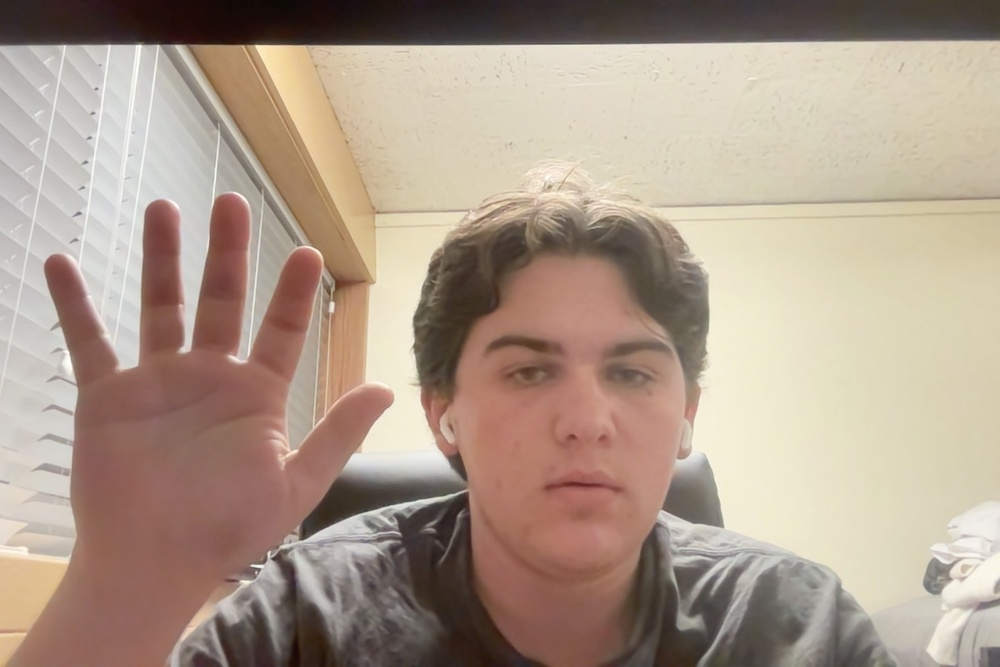
#> input picture test_img_2.jpg, 1000 x 667 px, shrunk from 1440 x 960 before the run
$ python edge_detection.py   (older library calls are emulated)
#> lines starting #> are read from the running program, lines starting #| are printed output that depends on the picture; after the words box and inside, x2 and y2 are one past the last pixel; in counts of white or black regions, pixels touching at a corner belong together
import cv2

# Read the original image
img = cv2.imread('test_img_2.jpg')
#> img is the input picture: shape (667, 1000, 3); mean B, G, R 139.1, 154.7, 173.2
# Display original image
cv2.imshow('Original', img)
cv2.waitKey(0)

# Convert to graycsale
img_gray = cv2.cvtColor(img, cv2.COLOR_BGR2GRAY)
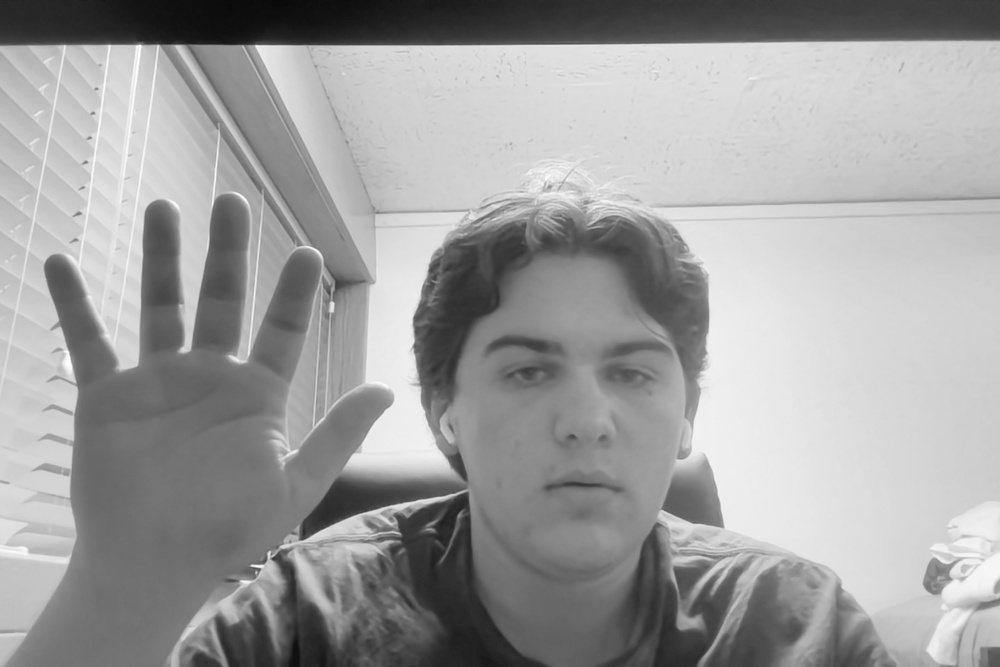
#> img_gray: shape (667, 1000); min 9, max 255, mean 158.5
# Blur the image for better edge detection
img_blur = cv2.GaussianBlur(img_gray, (3,3), 0)

# Sobel Edge Detection
sobelx = cv2.Sobel(src=img_blur, ddepth=cv2.CV_64F, dx=1, dy=0, ksize=5) # Sobel Edge Detection on the X axis
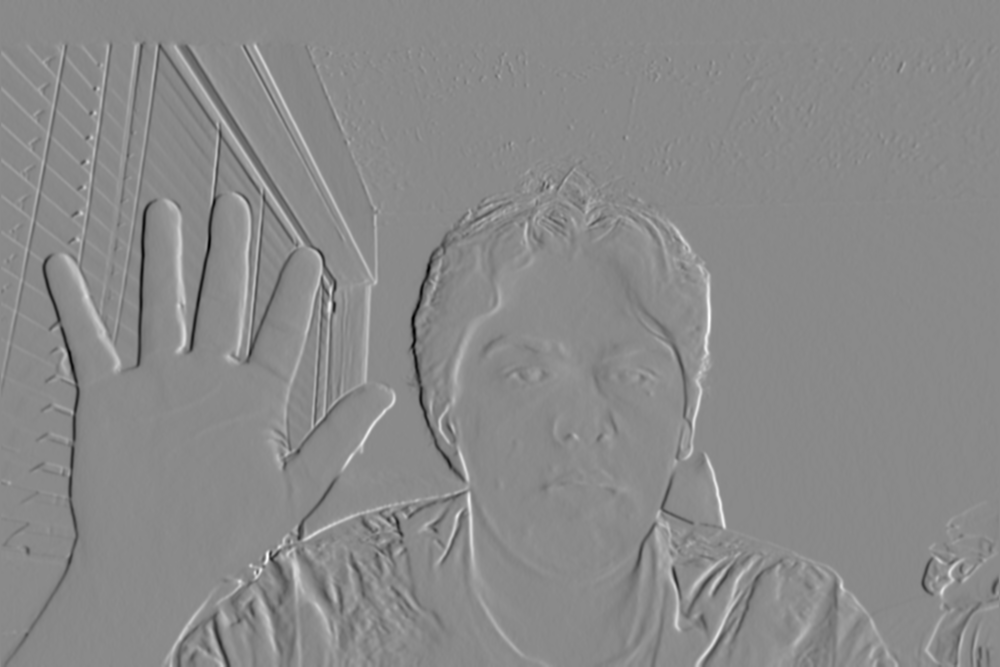
#> sobelx: shape (667, 1000) float64; min -5041, max 4269, mean 0.3; drawn with min black and max white
sobely = cv2.Sobel(src=img_blur, ddepth=cv2.CV_64F, dx=0, dy=1, ksize=5) # Sobel Edge Detection on the Y axis
sobelxy = cv2.Sobel(src=img_blur, ddepth=cv2.CV_64F, dx=1, dy=1, ksize=5) # Combined X and Y Sobel Edge Detection
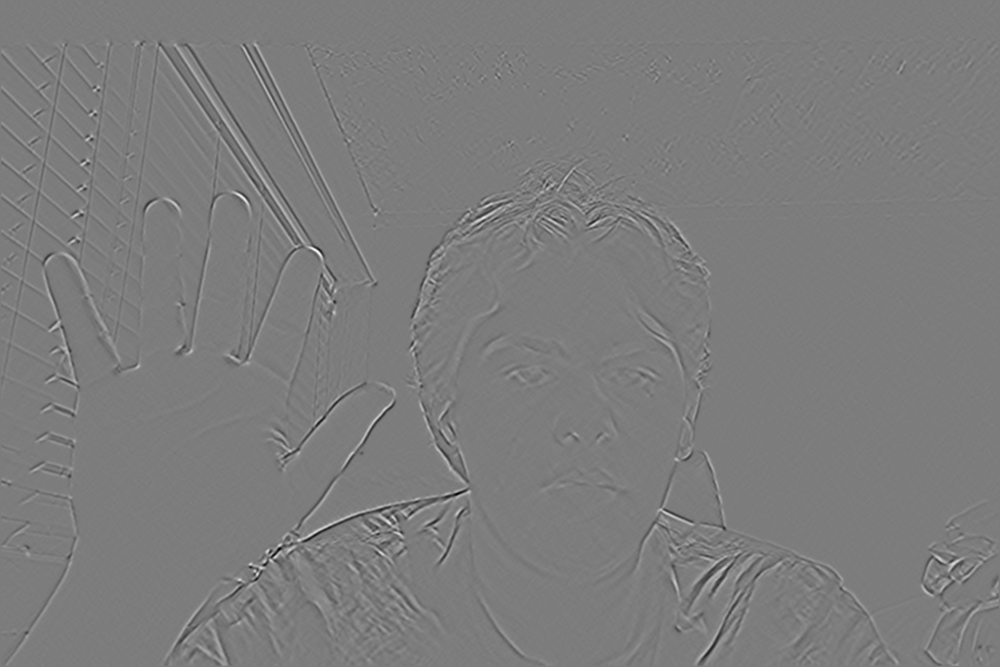
#> sobelxy: shape (667, 1000) float64; min -796, max 829, mean 0; drawn with min black and max white
# Display Sobel Edge Detection Images
cv2.imshow('Sobel X', sobelx)
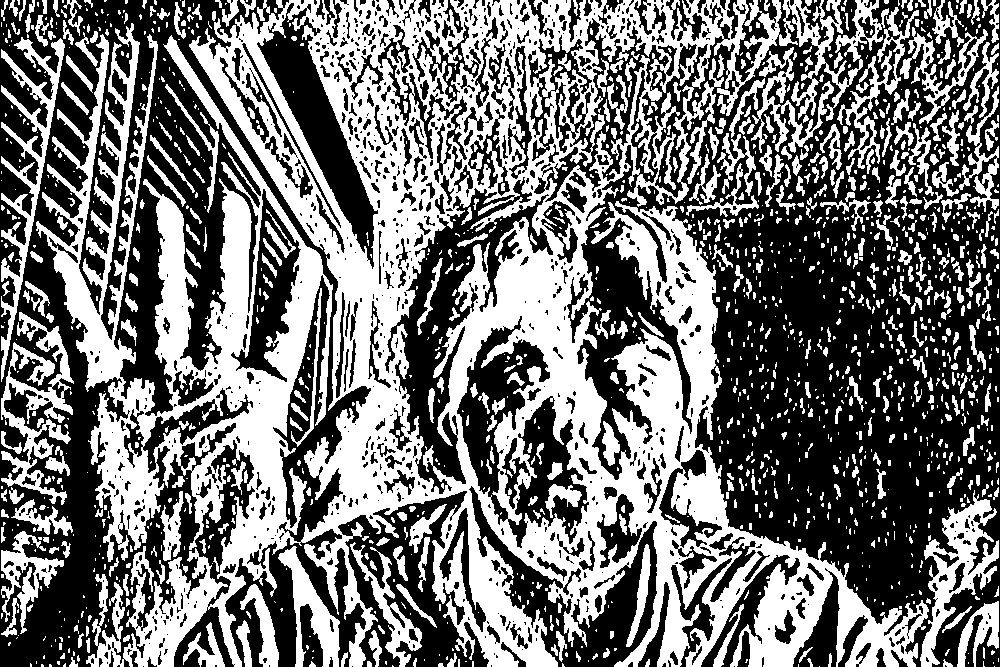
#> window 'Sobel X': shape (667, 1000); 45.3% white; 1530 white regions (985 under 20 px), largest, box (x1, y1, x2, y2) and area: (36, 0, 929, 667) 221643, (1, 312, 74, 505) 4801, (1, 37, 65, 382) 4610
cv2.waitKey(0)
cv2.imshow('Sobel Y', sobely)
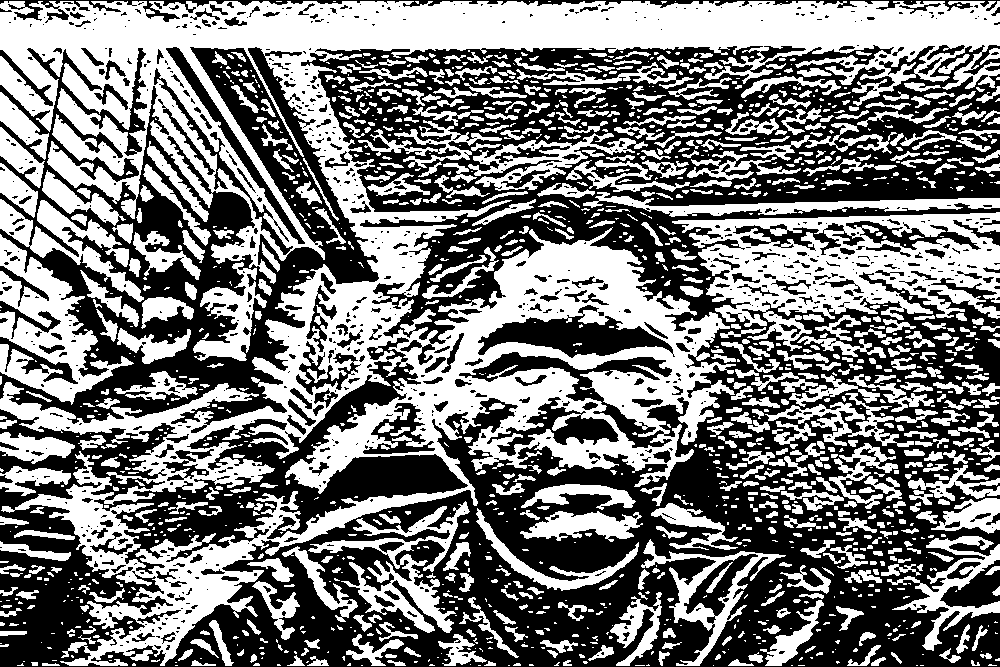
#> window 'Sobel Y': shape (667, 1000); 48.2% white; 1525 white regions (806 under 20 px), largest, box (x1, y1, x2, y2) and area: (0, 1, 1000, 666) 160809, (672, 212, 1000, 351) 21557, (0, 234, 134, 405) 8471
cv2.waitKey(0)
cv2.imshow('Sobel X Y using Sobel() function', sobelxy)
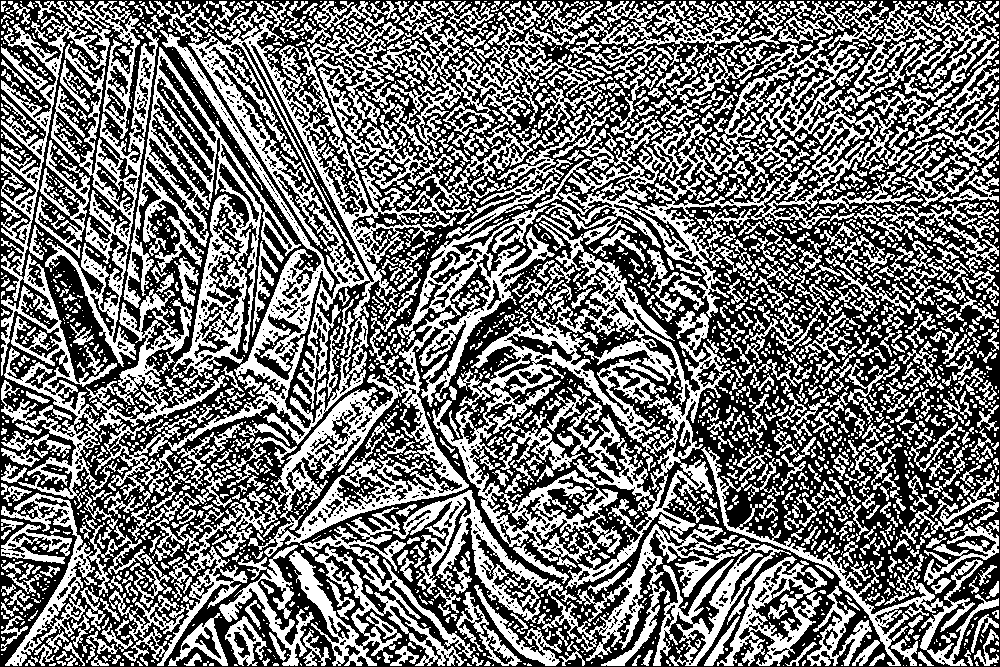
#> window 'Sobel X Y using Sobel() functi': shape (667, 1000); 45.5% white; 3021 white regions (2045 under 20 px), largest, box (x1, y1, x2, y2) and area: (432, 120, 834, 589) 37017, (248, 227, 743, 666) 26405, (95, 1, 450, 500) 25441
cv2.waitKey(0)

# Canny Edge Detection
edges = cv2.Canny(image=img_blur, threshold1=100, threshold2=200) # Canny Edge Detection
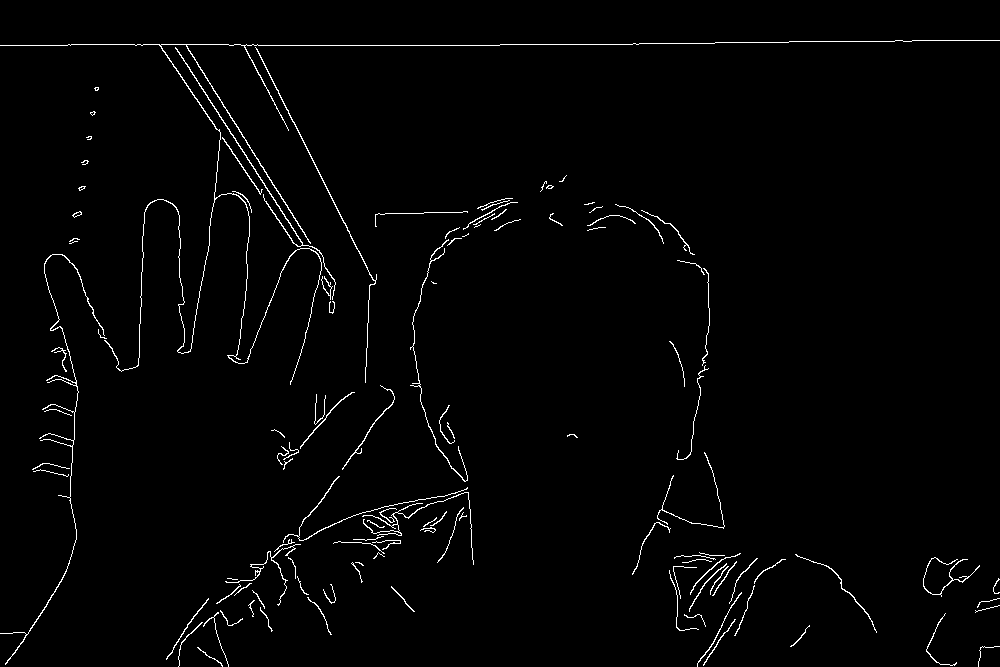
#> edges: shape (667, 1000); 1.7% white in thin lines or dots
# Display Canny Edge Detection Image
cv2.imshow('Canny Edge Detection', edges)
cv2.waitKey(0)

cv2.destroyAllWindows()

$ run again, with image.jpg copied over test_img_2.jpg
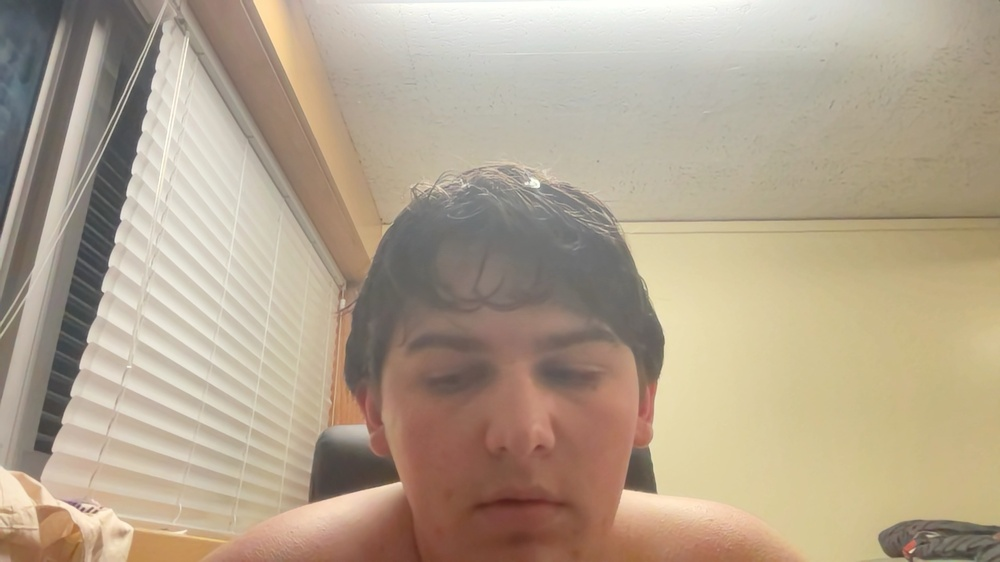
#> input picture image.jpg, 1000 x 562 px, shrunk from 1920 x 1080 before the run
#> img is the input picture: shape (562, 1000, 3); mean B, G, R 142, 163.1, 178.4
#> `cv2.imshow('Sobel X', sobelx)`:
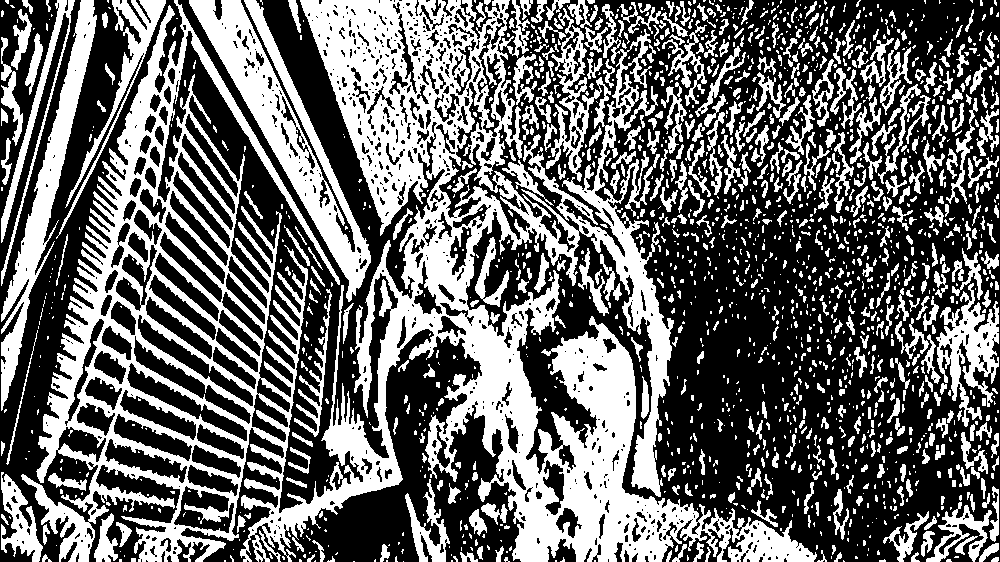
#> window 'Sobel X': shape (562, 1000); 40.9% white; 1739 white regions (1133 under 20 px), largest, box (x1, y1, x2, y2) and area: (21, 0, 817, 562) 135668, (189, 0, 371, 302) 12495, (1, 0, 97, 411) 7536
#> `edges = cv2.Canny(image=img_blur, threshold1=100, threshold2=200)`:
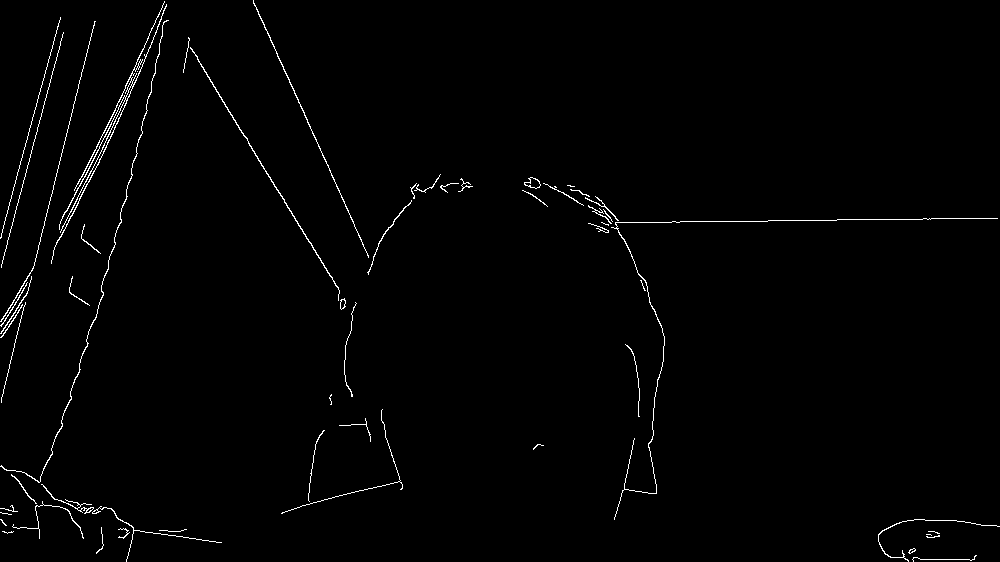
#> edges: shape (562, 1000); 1.2% white in thin lines or dots

$ run again, with test_img.jpg copied over test_img_2.jpg
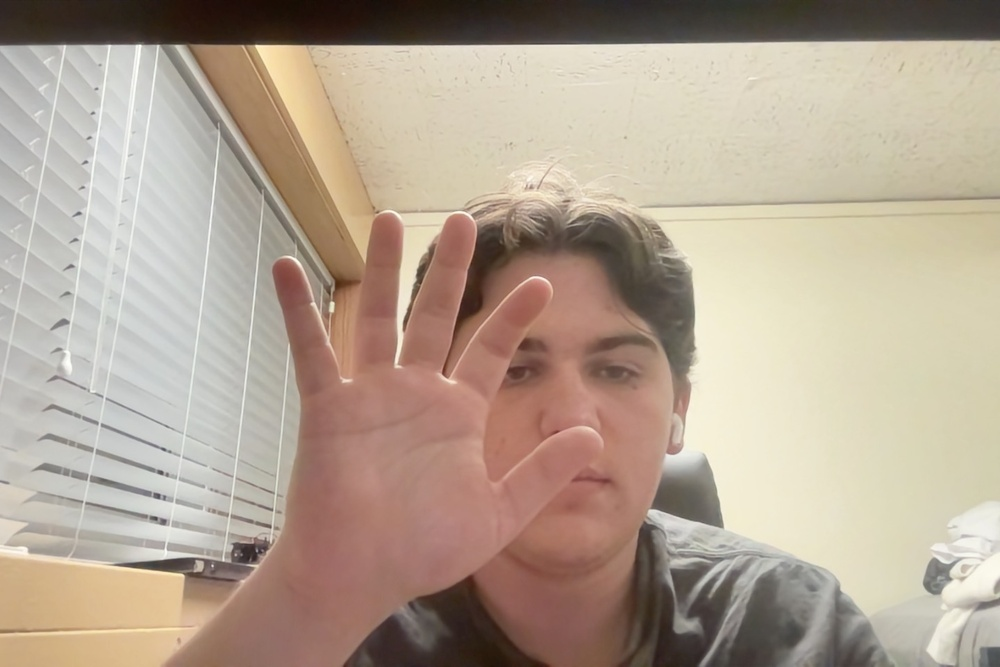
#> input picture test_img.jpg, 1000 x 667 px, shrunk from 1440 x 960 before the run
#> img is the input picture: shape (667, 1000, 3); mean B, G, R 146.7, 162.9, 178.9
#> `cv2.imshow('Sobel X', sobelx)`:
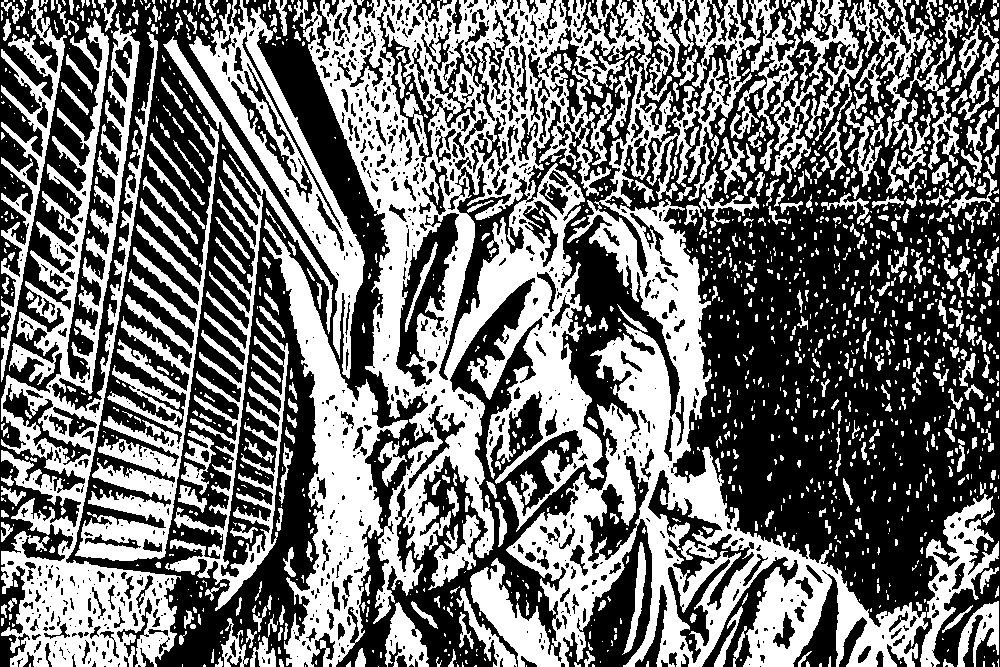
#> window 'Sobel X': shape (667, 1000); 45% white; 1502 white regions (986 under 20 px), largest, box (x1, y1, x2, y2) and area: (293, 0, 652, 624) 73007, (470, 0, 928, 667) 63608, (1, 13, 181, 667) 34750
#> `edges = cv2.Canny(image=img_blur, threshold1=100, threshold2=200)`:
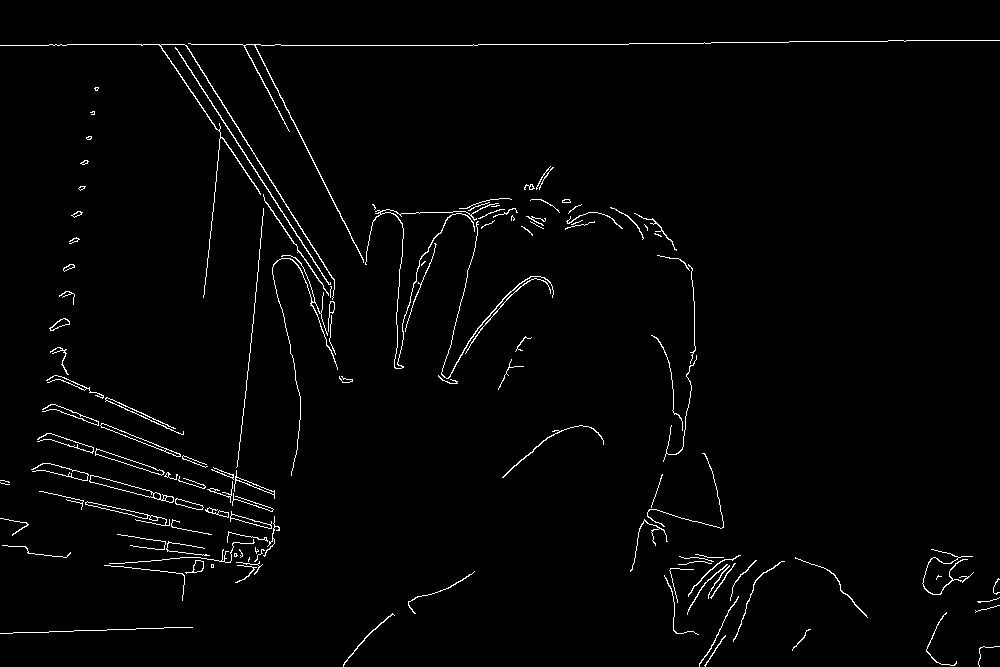
#> edges: shape (667, 1000); 1.9% white in thin lines or dots
